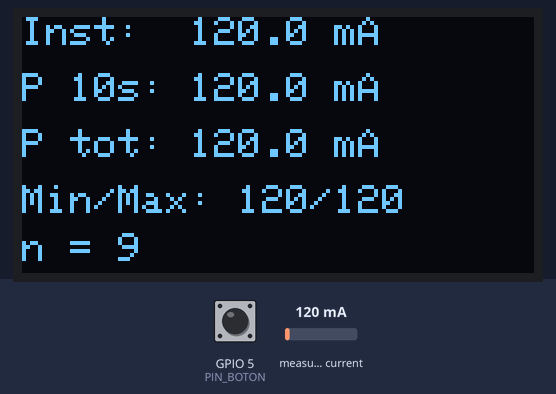
The sketch below on a simulated ESP32. On the bench: 128×64 one-colour display. Inputs (shaded band) come from the test bench; at power-on: GPIO 5 (PIN_BOTON) HIGH, measured current 120 mA. What the sketch prints to the serial monitor is not drawn.

Above: at 1.2 s.
1.3 s: GPIO 5 (PIN_BOTON) pulled LOW for 0.15 s
At 2.9 s:
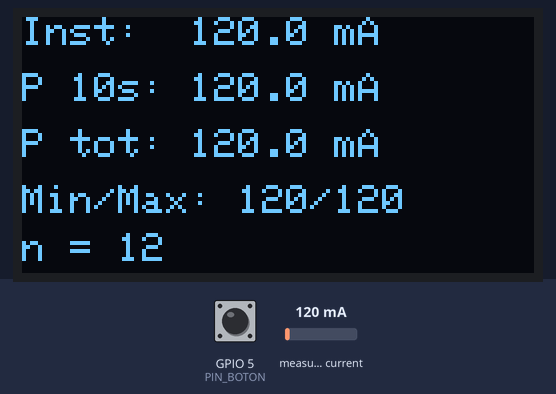
3.0 s: measured current set to 40 mA
At 3.77 s:
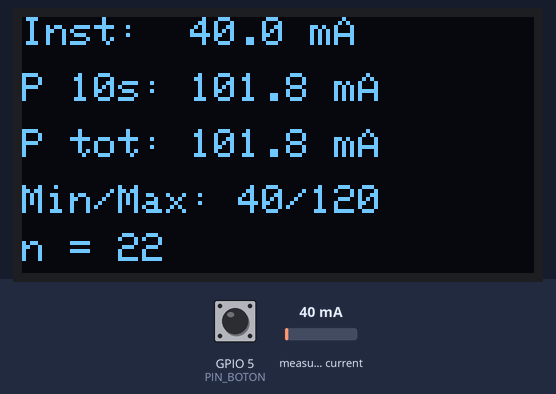
5.0 s: GPIO 5 (PIN_BOTON) pulled LOW for 1 s
At 5.9 s:
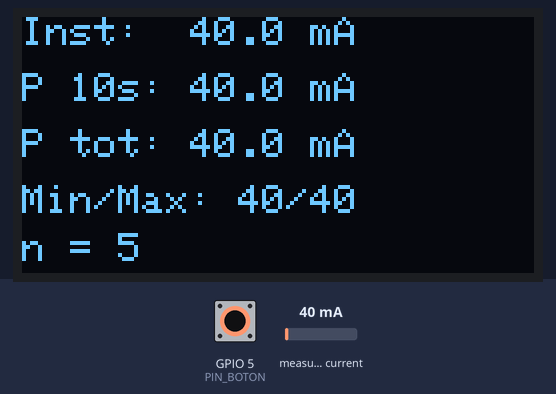
7.5 s: measured current set to 500 mA
At 8.27 s:
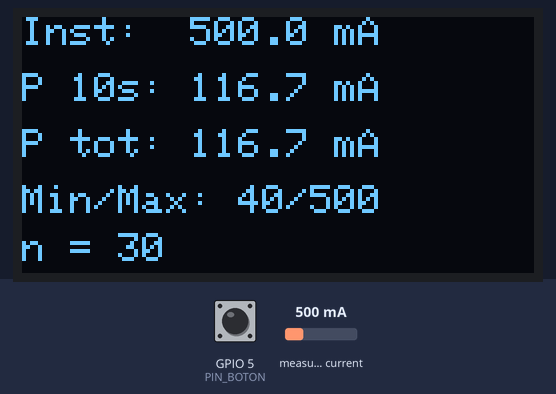
9.5 s: measured current set to 1000 mA
At 10.4 s:
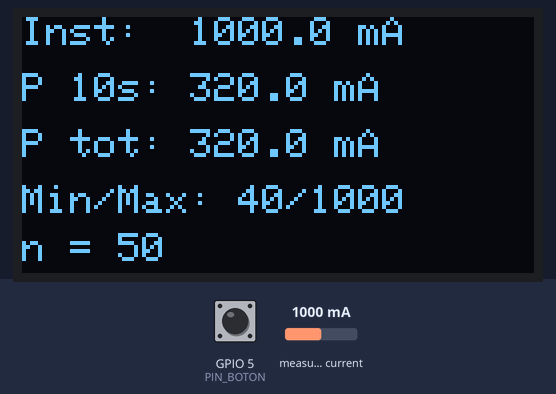
Timing chart, 0 to 12.5 s (numbered marks = the images above; inputs shaded):
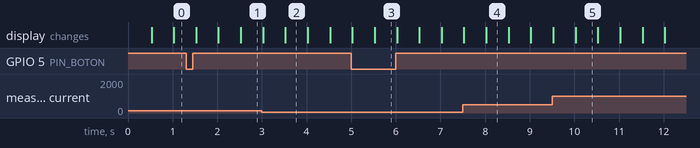

Measured:
- what the display in image 2 shows lasts 0.5 s, from 3.5 s to 4.0 s

The sketch:

promedio_corriente.ino
```cpp
// Sketch aparte SOLO para sacar el promedio de corriente del INA219 y compararlo con el multímetro.
// No usa WiFi ni MQTT. Muestra en el OLED y en el Monitor Serie (115200):
//   - lectura instantánea
//   - promedio de los últimos 10 s
//   - promedio total desde que se encendió (o desde que se pulsó el botón)
#include <Arduino.h>
#include <Wire.h>
#include <Adafruit_INA219.h>
#include <Adafruit_GFX.h>
#include <Adafruit_SSD1306.h>

const int PIN_BOTON = 5;                 // el mismo botón de rearme: reinicia el promedio total
const uint32_t PERIODO_LECTURA_MS = 100; // 10 lecturas por segundo
const uint32_t PERIODO_OLED_MS    = 500;
const uint8_t  N_VENTANA = 100;          // 100 lecturas x 0,1 s = 10 s

Adafruit_SSD1306 display(128, 64, &Wire, -1);
Adafruit_INA219 ina219;

float ventana[N_VENTANA];
uint8_t idx = 0, nVentana = 0;
double sumaTotal = 0;
uint32_t nTotal = 0;
float instantanea = NAN, promedio10s = NAN, promedioTotal = NAN;
float minimo = NAN, maximo = NAN;
uint32_t tLectura = 0, tOled = 0;

void reiniciar() {
  idx = 0; nVentana = 0; sumaTotal = 0; nTotal = 0;
  promedio10s = promedioTotal = minimo = maximo = NAN;
  Serial.println("--- promedio reiniciado ---");
}

void leer() {
  float i = ina219.getCurrent_mA();
  if (!ina219.success() || isnan(i)) { Serial.println("[INA219] lectura invalida"); return; }
  instantanea = i;

  ventana[idx] = i;
  idx = (idx + 1) % N_VENTANA;
  if (nVentana < N_VENTANA) nVentana++;
  float s = 0;
  for (uint8_t k = 0; k < nVentana; k++) s += ventana[k];
  promedio10s = s / nVentana;

  sumaTotal += i; nTotal++;
  promedioTotal = sumaTotal / nTotal;
  if (isnan(minimo) || i < minimo) minimo = i;
  if (isnan(maximo) || i > maximo) maximo = i;
}

void mostrar() {
  display.clearDisplay();
  display.setTextSize(1);
  display.setTextColor(SSD1306_WHITE);
  display.setCursor(0, 0);  display.print("Inst:  "); display.print(instantanea, 1);   display.println(" mA");
  display.setCursor(0, 14); display.print("P 10s: "); display.print(promedio10s, 1);   display.println(" mA");
  display.setCursor(0, 28); display.print("P tot: "); display.print(promedioTotal, 1); display.println(" mA");
  display.setCursor(0, 42); display.print("Min/Max: "); display.print(minimo, 0); display.print("/"); display.println(maximo, 0);
  display.setCursor(0, 54); display.print("n = "); display.println(nTotal);
  display.display();

  Serial.printf("inst=%.1f  prom10s=%.1f  promTotal=%.1f  min=%.1f  max=%.1f  n=%lu\n",
                instantanea, promedio10s, promedioTotal, minimo, maximo, (unsigned long)nTotal);
}

void setup() {
  Serial.begin(115200);
  pinMode(PIN_BOTON, INPUT_PULLUP);
  if (!ina219.begin()) Serial.println("[INA219] no detectado");
  if (!display.begin(SSD1306_SWITCHCAPVCC, 0x3C)) Serial.println("[OLED] no detectada");
  display.clearDisplay(); display.display();
}

void loop() {
  uint32_t ahora = millis();
  if (ahora - tLectura >= PERIODO_LECTURA_MS) { tLectura = ahora; leer(); }
  if (ahora - tOled >= PERIODO_OLED_MS) { tOled = ahora; mostrar(); }

  static int anterior = HIGH;
  static uint32_t tBoton = 0;
  int b = digitalRead(PIN_BOTON);
  if (b == LOW && anterior == HIGH && ahora - tBoton > 200) { tBoton = ahora; reiniciar(); }
  anterior = b;
}
```
